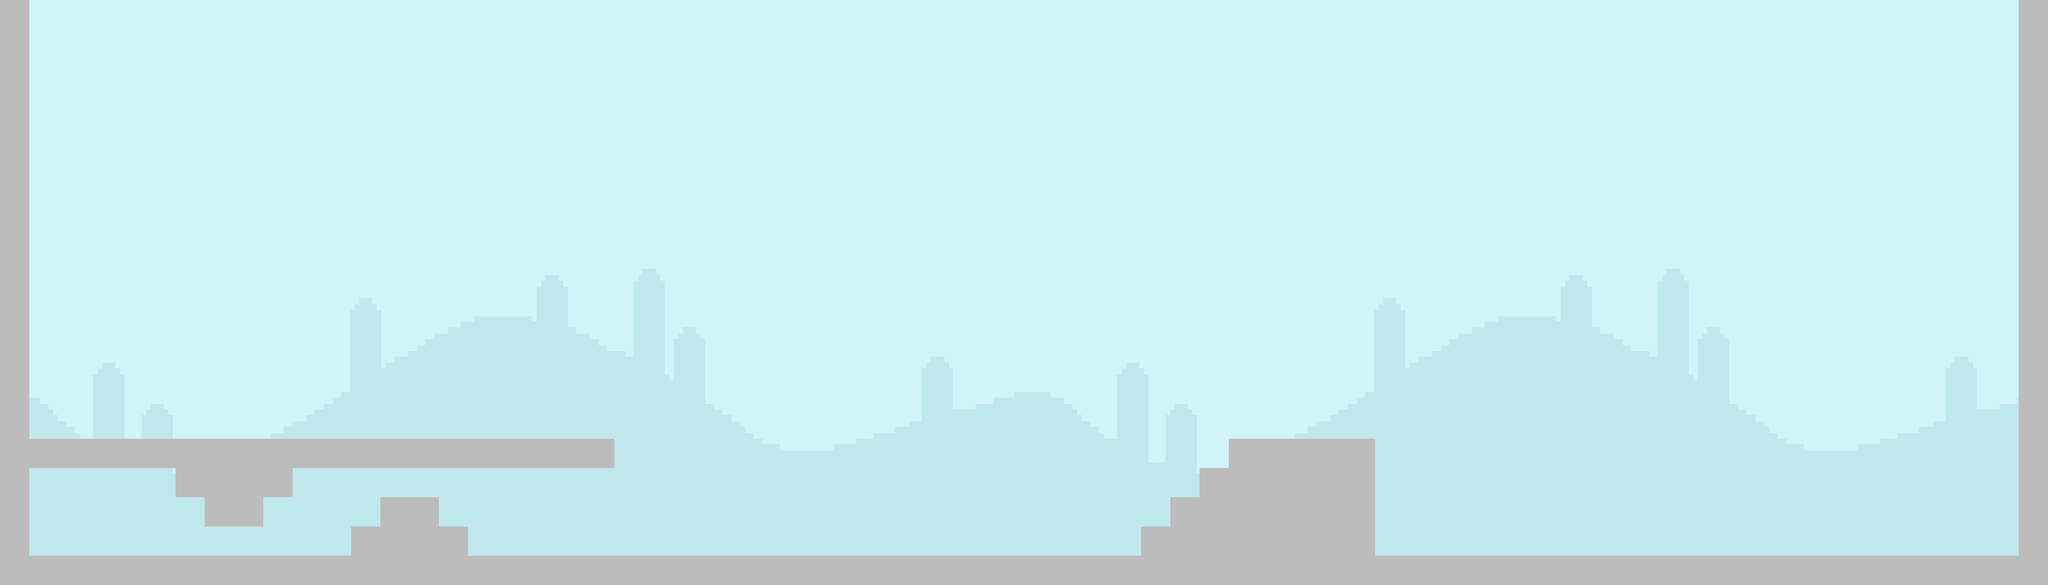

A level layout from a 2D game, rendered from its tile map. Below: a short description, then the map file with its tile-grid data intact:
An orthogonal 70x20 tile map with 32x32 px tiles, 1 tile layer (tiles), 1 image layer and 15 objects (12x tile_collision, 2x enemy_spawn, player_spawn).

<map version="1.0" orientation="orthogonal" renderorder="right-up" width="70" height="20" tilewidth="32" tileheight="32" nextobjectid="32">
 <tileset firstgid="1" name="tiles-V3" tilewidth="32" tileheight="32" tilecount="96" columns="8">
  <image source="tiles-V3.png" trans="000000" width="256" height="384" />
 </tileset>
 <objectgroup name="objects">
  <object id="1" name="player_spawn" x="92" y="576" width="32" height="32" />
  <object id="4" name="tile_collision" x="0" y="608" width="2240" height="32" />
  <object id="6" name="tile_collision" x="1248" y="576" width="256" height="32" />
  <object id="7" name="tile_collision" x="1280" y="544" width="224" height="32" />
  <object id="8" name="tile_collision" x="1312" y="512" width="192" height="32" />
  <object id="9" name="tile_collision" x="1344" y="480" width="160" height="32" />
  <object id="12" name="enemy_spawn" x="1408" y="448" width="32" height="32" />
  <object id="16" name="tile_collision" x="416" y="544" width="64" height="32" />
  <object id="17" name="tile_collision" x="384" y="576" width="128" height="32" />
  <object id="22" name="tile_collision" x="2208" y="0" width="32" height="608" />
  <object id="23" name="tile_collision" x="0" y="0" width="32" height="608" />
  <object id="27" name="tile_collision" x="224" y="544" width="64" height="32" />
  <object id="28" name="tile_collision" x="192" y="512" width="128" height="32" />
  <object id="29" name="tile_collision" x="32" y="480" width="640" height="32" />
  <object id="31" name="enemy_spawn" x="352" y="576" width="32" height="32" />
 </objectgroup>
 <imagelayer name="background">
  <image source="backgrounds.png" width="2240" height="640" />
 </imagelayer>
 <layer name="tiles" width="70" height="20">
  <data encoding="csv">
49,0,0,0,0,0,0,0,0,0,0,0,0,0,0,0,0,0,0,0,0,0,0,0,0,0,0,0,0,0,0,0,0,0,0,0,0,0,0,0,0,0,0,0,0,0,0,0,0,0,0,0,0,0,0,0,0,0,0,0,0,0,0,0,0,0,0,0,0,49,
49,0,0,0,0,0,0,0,0,0,0,0,0,0,0,0,0,0,0,0,0,0,0,0,0,0,0,0,0,0,0,0,0,0,0,0,0,0,0,0,0,0,0,0,0,0,0,0,0,0,0,0,0,0,0,0,0,0,0,0,0,0,0,0,0,0,0,0,0,49,
49,0,0,0,0,0,0,0,0,0,0,0,0,0,0,0,0,0,0,0,0,0,0,0,0,0,0,0,0,0,0,0,0,0,0,0,0,0,0,0,0,0,0,0,0,0,0,0,0,0,0,0,0,0,0,0,0,0,0,0,0,0,0,0,0,0,0,0,0,49,
49,0,0,0,0,0,0,0,0,0,0,0,0,0,0,0,0,0,0,0,0,0,0,0,0,0,0,0,0,0,0,0,0,0,0,0,0,0,0,0,0,0,0,0,0,0,0,0,0,0,0,0,0,0,0,0,0,0,0,0,0,0,0,0,0,0,0,0,0,49,
49,0,0,0,0,0,0,0,0,0,0,0,0,0,0,0,0,0,0,0,0,0,0,0,0,0,0,0,0,0,0,0,0,0,0,0,0,0,0,0,0,0,0,0,0,0,0,0,0,0,0,0,0,0,0,0,0,0,0,0,0,0,0,0,0,0,0,0,0,49,
49,0,0,0,0,0,0,0,0,0,0,0,0,0,0,0,0,0,0,0,0,0,0,0,0,0,0,0,0,0,0,0,0,0,0,0,0,0,0,0,0,0,0,0,0,0,0,0,0,0,0,0,0,0,0,0,0,0,0,0,0,0,0,0,0,0,0,0,0,49,
49,0,0,0,0,0,0,0,0,0,0,0,0,0,0,0,0,0,0,0,0,0,0,0,0,0,0,0,0,0,0,0,0,0,0,0,0,0,0,0,0,0,0,0,0,0,0,0,0,0,0,0,0,0,0,0,0,0,0,0,0,0,0,0,0,0,0,0,0,49,
49,0,0,0,0,0,0,0,0,0,0,0,0,0,0,0,0,0,0,0,0,0,0,0,0,0,0,0,0,0,0,0,0,0,0,0,0,0,0,0,0,0,0,0,0,0,0,0,0,0,0,0,0,0,0,0,0,0,0,0,0,0,0,0,0,0,0,0,0,49,
49,0,0,0,0,0,0,0,0,0,0,0,0,0,0,0,0,0,0,0,0,0,0,0,0,0,0,0,0,0,0,0,0,0,0,0,0,0,0,0,0,0,0,0,0,0,0,0,0,0,0,0,0,0,0,0,0,0,0,0,0,0,0,0,0,0,0,0,0,49,
49,0,0,0,0,0,0,0,0,0,0,0,0,0,0,0,0,0,0,0,0,0,0,0,0,0,0,0,0,0,0,0,0,0,0,0,0,0,0,0,0,0,0,0,0,0,0,0,0,0,0,0,0,0,0,0,0,0,0,0,0,0,0,0,0,0,0,0,0,49,
49,0,0,0,0,0,0,0,0,0,0,0,0,0,0,0,0,0,0,0,0,0,0,0,0,0,0,0,0,0,0,0,0,0,0,0,0,0,0,0,0,0,0,0,0,0,0,0,0,0,0,0,0,0,0,0,0,0,0,0,0,0,0,0,0,0,0,0,0,49,
49,0,0,0,0,0,0,0,0,0,0,0,0,0,0,0,0,0,0,0,0,0,0,0,0,0,0,0,0,0,0,0,0,0,0,0,0,0,0,0,0,0,0,0,0,0,0,0,0,0,0,0,0,0,0,0,0,0,0,0,0,0,0,0,0,0,0,0,0,49,
49,0,0,0,0,0,0,0,0,0,0,0,0,0,0,0,0,0,0,0,0,0,0,0,0,0,0,0,0,0,0,0,0,0,0,0,0,0,0,0,0,0,0,0,0,0,0,0,0,0,0,0,0,0,0,0,0,0,0,0,0,0,0,0,0,0,0,0,0,49,
49,0,0,0,0,0,0,0,0,0,0,0,0,0,0,0,0,0,0,0,0,0,0,0,0,0,0,0,0,0,0,0,0,0,0,0,0,0,0,0,0,0,0,0,0,0,0,0,0,0,0,0,0,0,0,0,0,0,0,0,0,0,0,0,0,0,0,0,0,49,
49,0,0,0,0,0,0,0,0,0,0,0,0,0,0,0,0,0,0,0,0,0,0,0,0,0,0,0,0,0,0,0,0,0,0,0,0,0,0,0,0,0,0,0,0,0,0,0,0,0,0,0,0,0,0,0,0,0,0,0,0,0,0,0,0,0,0,0,0,49,
49,49,49,49,49,49,49,49,49,49,49,49,49,49,49,49,49,49,49,49,49,0,0,0,0,0,0,0,0,0,0,0,0,0,0,0,0,0,0,0,0,0,49,49,49,49,49,0,0,0,0,0,0,0,0,0,0,0,0,0,0,0,0,0,0,0,0,0,0,49,
49,0,0,0,0,0,49,49,49,49,0,0,0,0,0,0,0,0,0,0,0,0,0,0,0,0,0,0,0,0,0,0,0,0,0,0,0,0,0,0,0,49,49,49,49,49,49,0,0,0,0,0,0,0,0,0,0,0,0,0,0,0,0,0,0,0,0,0,0,49,
49,0,0,0,0,0,0,49,49,0,0,0,0,49,49,0,0,0,0,0,0,0,0,0,0,0,0,0,0,0,0,0,0,0,0,0,0,0,0,0,49,49,49,49,49,49,49,0,0,0,0,0,0,0,0,0,0,0,0,0,0,0,0,0,0,0,0,0,0,49,
49,0,0,0,0,0,0,0,0,0,0,0,49,49,49,49,0,0,0,0,0,0,0,0,0,0,0,0,0,0,0,0,0,0,0,0,0,0,0,49,49,49,49,49,49,49,49,0,0,0,0,0,0,0,0,0,0,0,0,0,0,0,0,0,0,0,0,0,0,49,
49,49,49,49,49,49,49,49,49,49,49,49,49,49,49,49,49,49,49,49,49,49,49,49,49,49,49,49,49,49,49,49,49,49,49,49,49,49,49,49,49,49,49,49,49,49,49,49,49,49,49,49,49,49,49,49,49,49,49,49,49,49,49,49,49,49,49,49,49,49
</data>
 </layer>
</map>
